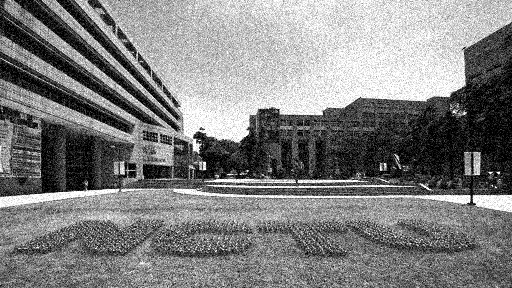
#> input picture project2_0410893_廖冠勳/Problem3/problem3_4a.bmp, 512 x 288 px
$ python intergrationVersion.py   (older library calls are emulated)
#> lines starting #> are read from the running program, lines starting #| are printed output that depends on the picture; long printed decimals are rounded
import cv2
import numpy as np
from scipy import ndimage
import scipy
import sys
import math
import scipy.misc
import matplotlib.pyplot as plt
from PIL import Image


path = "problem3_4a.bmp"
img = Image.open(path)
#> img is the input picture: PIL image 512x288 L; min 0, max 255, mean 127.5
width, height = img.size
#> width = 512; height = 288
newimg = img.copy()


def AdaptiveMedianFilter(sMax):
	filterSize = 3
	borderSize = sMax // 2
	imgMax = img.getpixel((0,0))
	mid = (filterSize*filterSize)//2
	for i in range(width):
	    for j in range(height):
	        if(imgMax < img.getpixel((i,j))):
	            imgMax = img.getpixel((i,j))

	for i in range(borderSize,width-borderSize):
	    for j in range(borderSize,height-borderSize):
	        members = [imgMax] * (sMax*sMax)
	        filterSize = 3
	        zxy = img.getpixel((i,j))
	        result = zxy
	        while(filterSize<=sMax):
	            borderS = filterSize // 2
	            for k in range(filterSize):
	                for t in range(filterSize):
	                    members[k*filterSize+t] = img.getpixel((i+k-borderS,j+t-borderS))
	            members.sort()
	            med  = (filterSize*filterSize)//2
	            zmin = members[0]
	            zmax = members[(filterSize-1)*(filterSize+1)]
	            zmed = members[med]
	            if(zmed<zmax and zmed > zmin):
	                if(zxy>zmin and zxy<zmax):
	                    result = zxy
	                else:
	                    result = zmed
	                break
	            else:
	                filterSize += 2

	        newimg.putpixel((i,j),(result))

def renoiseInBorder(borderSize):
	for i in range(1,width):
	    for j in range(borderSize):
	        newimg.putpixel((i,j),newimg.getpixel((i,borderSize)))
	        newimg.putpixel((i,height-j-1),newimg.getpixel((i,height-borderSize-1)))

	for j in range(height):
	    for i in range(borderSize):
	        newimg.putpixel((i,j),newimg.getpixel((borderSize,j)))
	        newimg.putpixel((width -i-1,j),newimg.getpixel((width-borderSize-1,j)))


def getVarAndMean(img,win_row,win_cols):
  sum=0
  for i in range(win_row) :
    for j in range(win_cols) :
        sum+=img[i][j]
  #win_mean=sum/(win_row*win_cols)
  win_mean=sum/3800
  win_var=math.sqrt(ndimage.variance(img))

  return win_mean,win_var

def my_imfilter(image, imfilter):

    output = image.copy()
    im_dim=image.shape
    flt_dim=imfilter.shape
    img_dim1=im_dim[0]
    img_dim2=im_dim[1]
    flt_dim1=flt_dim[0]
    flt_dim2=flt_dim[1]
    pad_dim1=int((flt_dim1-1)/2)
    pad_dim2=int((flt_dim2-1)/2)
    pad_mat=np.zeros((img_dim1+2*pad_dim1,img_dim2+2*pad_dim2,3))
    pad_mat[pad_dim1: img_dim1 + pad_dim1, pad_dim2: img_dim2 + pad_dim2] = image
    for d in range(len(image[0][0])):
        for i in range(len(image)):
            for j in range(len(image[0])):
                output[i][j][d] = sum(sum(np.multiply(imfilter,pad_mat[i:i+flt_dim1,j:j+flt_dim2,d])))

    return output


img = cv2.imread(path)
#> img: shape (288, 512, 3); min 0, max 255, mean 127.5
gray = cv2.cvtColor(img, cv2.COLOR_BGR2GRAY)
#global_var,global_mean=getVarAndMean(gray,gray.shape[0],gray.shape[1])
#print(gray.shape)
# create image mask
mask = np.zeros(gray.shape, np.uint8)
#mask[120:170, 390:450] = 255
#mask[60:80, 150:200] = 255
#mask[260:280, 170:360] = 255
mask[200:220, 60:250] = 255
masked_gray = cv2.bitwise_and(gray, gray, mask = mask)
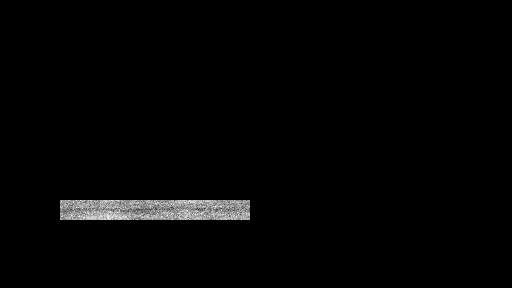
#> masked_gray: shape (288, 512); min 0, max 255, mean 4.1
hist_full = cv2.calcHist([img], [0], None, [256], [0, 256])
#> hist_full = 256 values, max 6509 at index 0, min 291 at index 1, mean 576
hist_mask = cv2.calcHist([img], [0], mask, [256], [0, 256])
#> hist_mask = 256 values, max 57 at index 161, min 0 at index 0, mean 14.84

mask_var,mask_mean=getVarAndMean(masked_gray,masked_gray.shape[0],masked_gray.shape[1])
#> after the loop in getVarAndMean, `for i in range(win_row) :`: sum = 597578
#> in getVarAndMean, `win_mean=sum/3800`: win_mean = 157.3
#> in getVarAndMean, `win_var=math.sqrt(ndimage.variance(img))`: win_var = 25.46
#> mask_var = 157.3; mask_mean = 25.46

print (mask_var,mask_mean)
#| 157.257 25.463
#print (masked_gray.shape[0],masked_gray.shape[1])

plt.subplot(221), plt.imshow(gray, 'gray')
plt.subplot(222), plt.imshow(mask, 'gray')
plt.subplot(223), plt.imshow(masked_gray, 'gray')
plt.subplot(224), plt.plot(hist_mask)#plt.plot(hist_full)
plt.xlim([0,256])
plt.show()
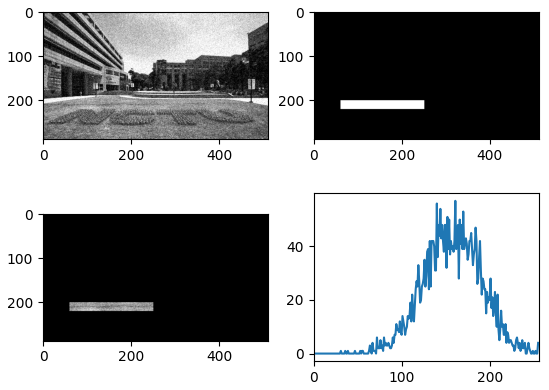
#> figure drawn by matplotlib, 4 panels; panel 4: curve peaks at x = 161, y = 57


for i in range(9,1,-2):
	img = newimg.copy()
	AdaptiveMedianFilter(i)
	if i==5:
		renoiseInBorder(2)
#> this loop made 4 passes
#> pass 2, `img = newimg.copy()`:
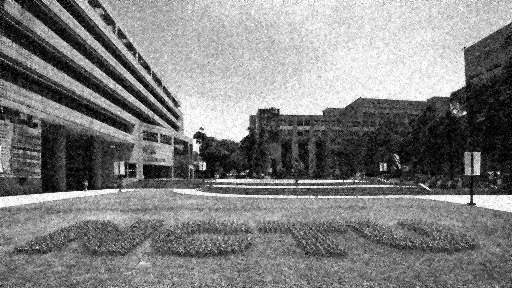
#> img: PIL image 512x288 L; min 0, max 255, mean 127.2
#> pass 3, `img = newimg.copy()`:
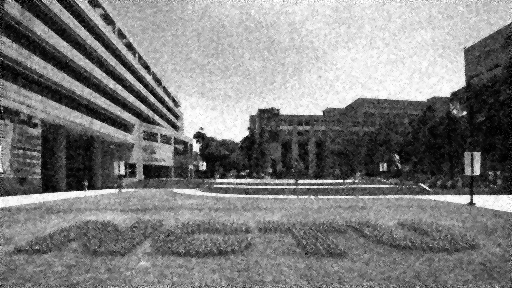
#> img: PIL image 512x288 L; min 0, max 255, mean 127


file_out="_result.bmp"
renoiseInBorder(1)
#> call 2 of renoiseInBorder, with borderSize = 1
#> after the loop in renoiseInBorder (call 2), `for i in range(1,width):`:
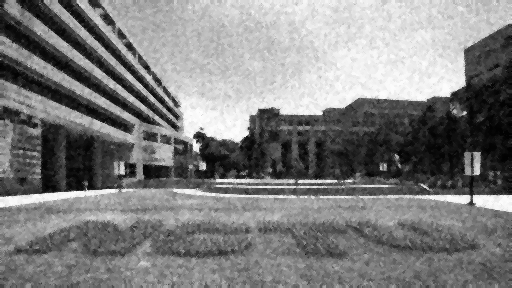
#> newimg: PIL image 512x288 L; min 1, max 254, mean 126.9
if len(newimg.split()) == 4:
    # prevent IOError: cannot write mode RGBA as BMP
    r, g, b, a = img.split()
    newimg = Image.merge("RGB", (r, g, b))
    newimg.save(path+file_out)
else:
    newimg.save(path+file_out)
